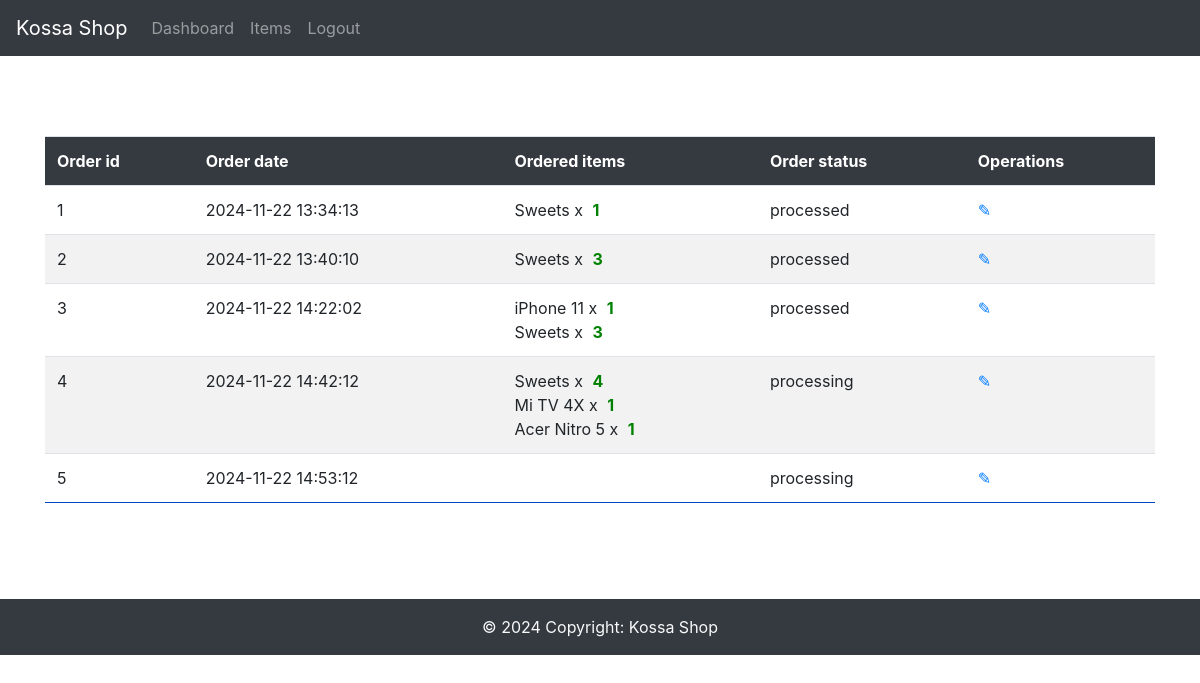
The app's page /admin/ (signed in) with its own data.
### app/db_models.py (models this page shows)
class Order(db.Model):
    __tablename__ = "orders"
    id = db.Column(db.Integer, primary_key=True)
    uid = db.Column(db.Integer, db.ForeignKey('users.id'), nullable=False)
    date = db.Column(db.DateTime, nullable=False)
    status = db.Column(db.String(50), nullable=False)
    items = db.relationship("Ordered_item", backref="order")
    user = db.relationship('User', back_populates='orders', lazy=True)

class Ordered_item(db.Model):
    __tablename__ = "ordered_items"
    id = db.Column(db.Integer, primary_key=True)
    oid = db.Column(db.Integer, db.ForeignKey('orders.id'), nullable=False)
    itemid = db.Column(db.Integer, db.ForeignKey('items.id'), nullable=False)
    quantity = db.Column(db.Integer, db.ForeignKey('cart.quantity'), nullable=False)

class Item(db.Model):
    __tablename__ = "items"
    id = db.Column(db.Integer, primary_key=True)
    name = db.Column(db.String(100), nullable=False)
    price = db.Column(db.Float, nullable=False)
    category = db.Column(db.Text, nullable=False)
    image = db.Column(db.String(250), nullable=False)
    details = db.Column(db.String(250), nullable=False)
    price_id = db.Column(db.String(250), nullable=False)
    orders = db.relationship("Ordered_item", backref="item")
    in_cart = db.relationship("Cart", backref="item")

### app/funcs.py (the view)
	def wrapper(*args, **kwargs):
		if current_user.is_authenticated and current_user.admin == 1:
			return func(*args, **kwargs)
		else:
			return "You are not Authorized to access this URL."

### app/__init__.py (called while the page is built)
@app.context_processor
def inject_now():
	return {'now': datetime.utcnow()}

@login_manager.user_loader
def load_user(user_id):
	return User.query.get(user_id)

### app/admin/routes.py (called while the page is built)
@admin.route('/')
@admin_only
def dashboard():
    orders = Order.query.all()
    return render_template("admin/home.html", orders=orders)

### app/funcs.py (called while the page is built)
def admin_only(func):
	def wrapper(*args, **kwargs):
		if current_user.is_authenticated and current_user.admin == 1:
			return func(*args, **kwargs)
		else:
			return "You are not Authorized to access this URL."
	wrapper.__name__ = func.__name__
	return wrapper

### app/admin/templates/admin/home.html (shortened to what this page needs)
{% extends "admin/base.html" %}
{% block content %}
    {% if not orders %}
		<div class="flash-error">No orders have been placed yet.</div>
	{% else %}
    <table class="table table-striped">
        <tr>
            <th>Order id</th>
            <th>Order date</th>
			<th>Ordered items</th>
			<th>Order status</th>
			<th>Operations</th>
        </tr>
    {% for order in orders %}
        <tr>
            <td>{{ order.id }}</td>
            <td>{{ order.date.strftime('%Y-%m-%d %H:%M:%S') }}</td>
			<td>
				{% for i in order.items %}
				{{ i.item.name }} x <span class="success">{{ i.quantity }}</span><br>
				{% endfor %}
			</td>
			<td>{{ order.status }}</td>
			<td>
				<a href="{{ url_for('admin.edit', type='order', id=order.id) }}">&#9998;</a>
			</td>
        </tr>
    {% endfor %}
    </table>
	{% endif %}
{% endblock %}

### app/admin/templates/admin/base.html (shortened to what this page needs)
{% import "bootstrap/wtf.html" as wtf %}
<!DOCTYPE html>
<html lang="en">
  <head>
    <link rel="stylesheet" href="https://maxcdn.bootstrapcdn.com/bootstrap/4.0.0/css/bootstrap.min.css">
    <link rel="stylesheet" type="text/css" href="{{ url_for('admin.static', filename='styles.css') }}">
  </head>
  <body>
    <nav class="navbar navbar-expand-lg navbar-dark bg-dark">
      <a class="navbar-brand" href="{{ url_for('home') }}">Kossa Shop</a>
      <div class="collapse navbar-collapse" id="navbarNav">
        <ul class="navbar-nav">
          <li class="nav-item">
            <a class="nav-link" href="{{ url_for('admin.dashboard') }}">Dashboard</a>
          </li>
          {% if not current_user.is_authenticated %}
            <li class="nav-item">
              <a class="nav-link" href="{{ url_for('login') }}">Login</a>
            </li>
            <li class="nav-item">
              <a class="nav-link" href="{{ url_for('register') }}">Register</a>
            </li>
          {% else %}
            <li class="nav-item">
              <a class="nav-link" href="{{ url_for('admin.items') }}">Items</a>
            </li>
            <li class="nav-item">
              <a class="nav-link" href="{{ url_for('logout') }}">Logout</a>
            </li>
          {% endif %}
        </ul>
      </div>
    </nav>
    <div class="container">
      <div class="main">
        {% block content %}
        {% endblock %}
      </div>
    </div>
    <footer class="bg-dark text-center text-lg-start text-light">
      <div class="text-center p-3">
        © {{ now.year }} Copyright:
        Kossa Shop
      </div>
    </footer>
  </body>
</html>

### app/admin/static/styles.css (style rules this page uses)
.main { padding: 10vh 0; }
table { margin: 0 auto; }
table th { color: white; background-color: #343a40; padding: 15px; }
table tr { border-bottom:1px solid #0046C2; }
table td, th { padding:5px 30px; }
.flash-error, .help-block, .success { text-align: center; padding: 5px; font-weight:bold; }
.success { color:green; }

### records on screen
Order: id "1", date "2024-11-22 13:34:13", status "processed"
Ordered_item: item.name "Sweets", quantity "1"
Order: id "2", date "2024-11-22 13:40:10", status "processed"
Ordered_item: item.name "Sweets", quantity "3"
Order: id "3", date "2024-11-22 14:22:02", status "processed"
Ordered_item: item.name "iPhone 11", quantity "1"
Ordered_item: item.name "Sweets", quantity "3"
Order: id "4", date "2024-11-22 14:42:12", status "processing"
Ordered_item: item.name "Sweets", quantity "4"
Ordered_item: item.name "Mi TV 4X", quantity "1"
Ordered_item: item.name "Acer Nitro 5", quantity "1"
Order: id "5", date "2024-11-22 14:53:12", status "processing"
